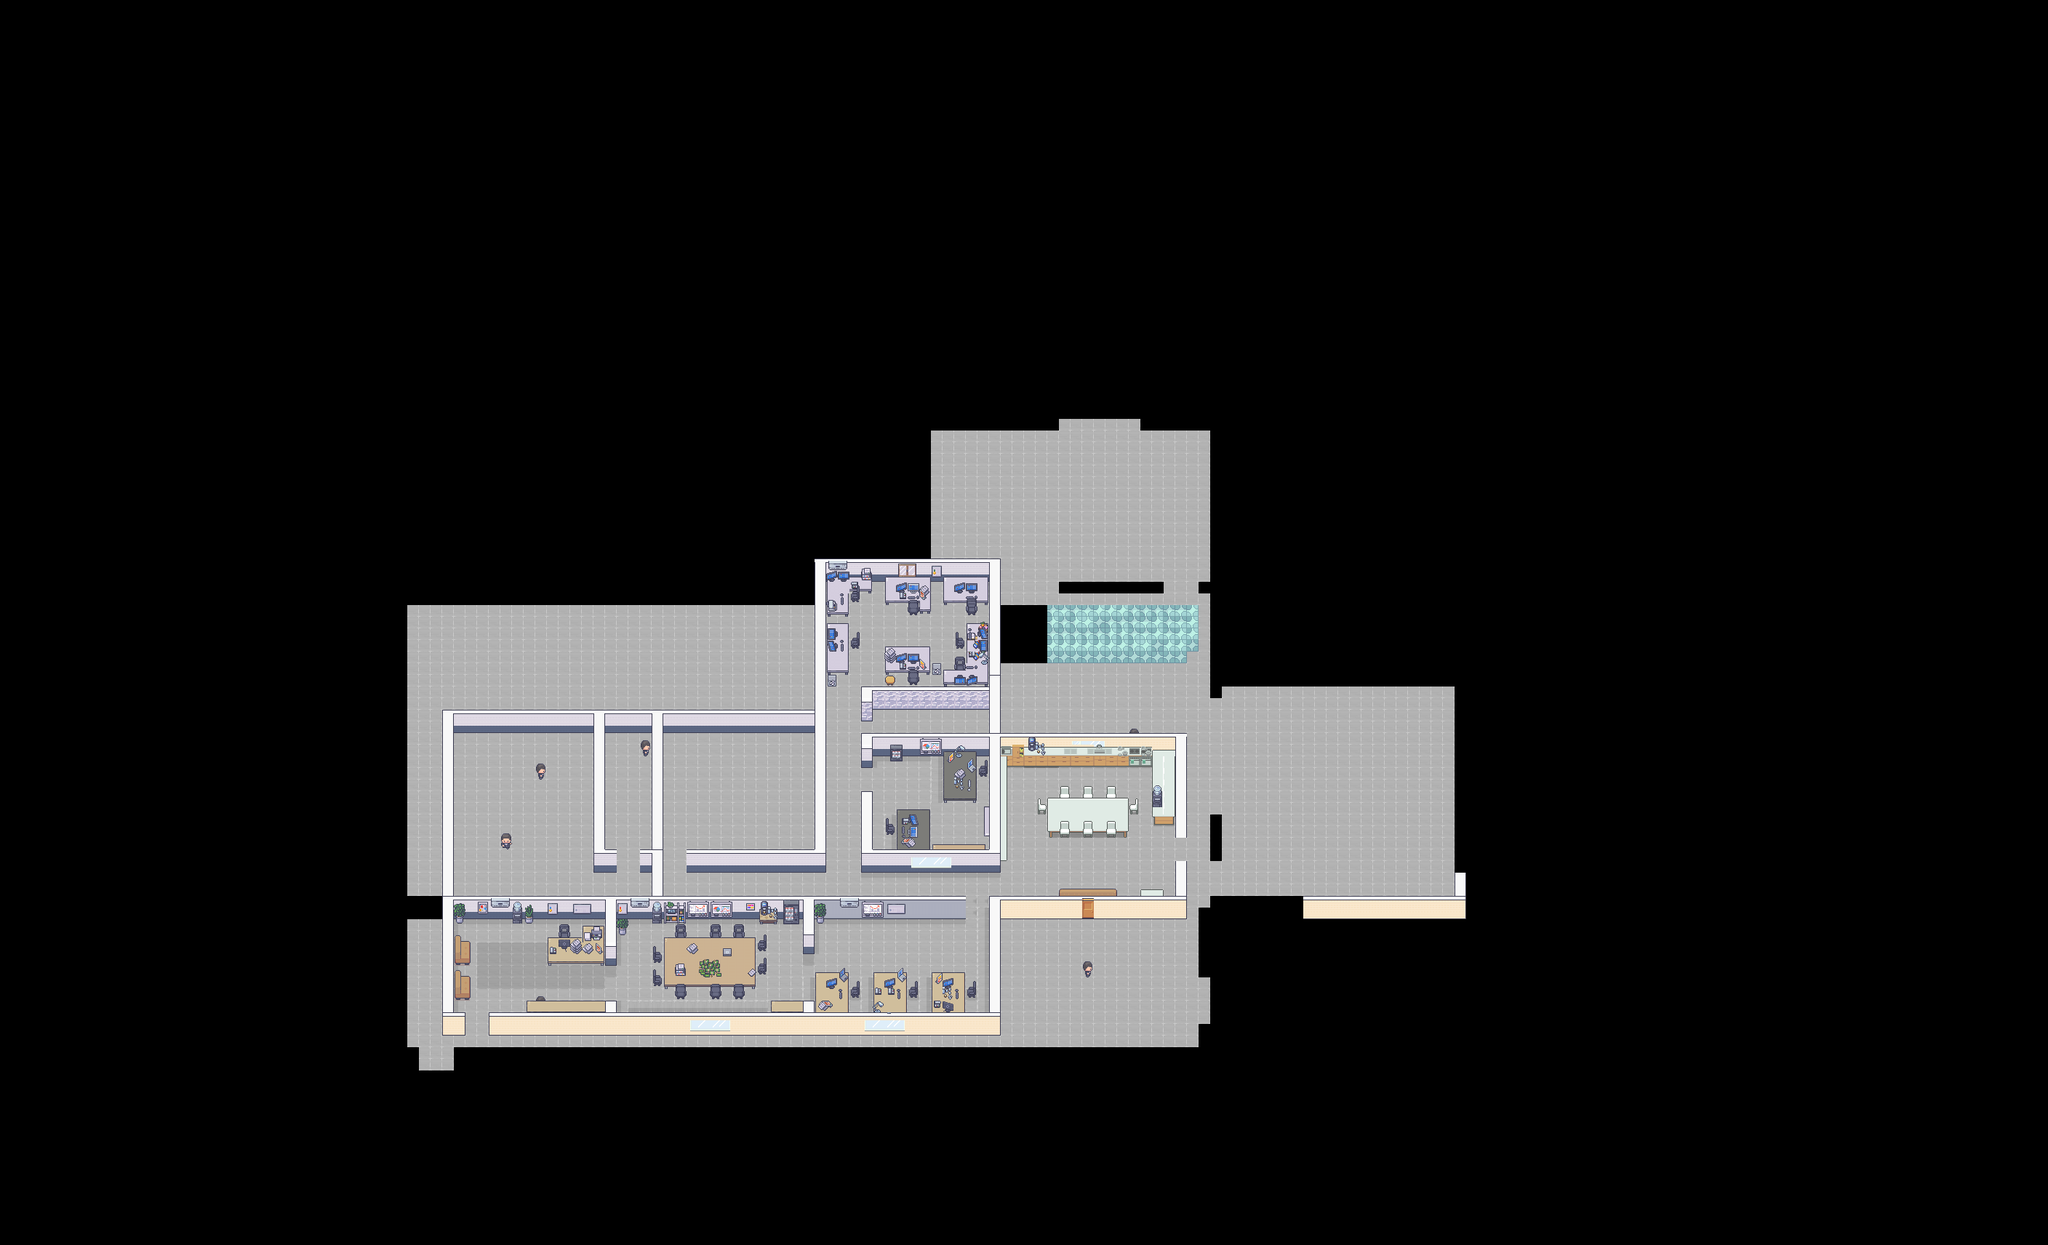

Rendered tile map (Tiled .tmx) drawn with the repository's tilesets; below, a short description and the map source with its tile grids summarised:
An orthogonal 176x107 tile map with 16x16 px tiles, 12 tile layers (chao, tapete, testtamanho, cadeiras atras, ...), 6 tilesets and 31 objects.

<map version="1.10" tiledversion="1.10.1" orientation="orthogonal" renderorder="right-down" width="176" height="107" tilewidth="16" tileheight="16" infinite="0" nextlayerid="14" nextobjectid="38">
 <tileset firstgid="1" name="Builder_Office_hs" tilewidth="16" tileheight="16" tilecount="224" columns="16">
  <image source="../images/world/Builder_Office_hs.png" width="256" height="224" />
 </tileset>
 <tileset firstgid="225" name="modern_Office_Shadowless_16x16" tilewidth="16" tileheight="16" tilecount="848" columns="16">
  <image source="../images/world/modern_Office_Shadowless_16x16.png" width="256" height="848" />
 </tileset>
 <tileset firstgid="1073" name="bob_run" tilewidth="16" tileheight="16" tilecount="48" columns="24">
  <image source="../images/bob_run.png" width="384" height="32" />
 </tileset>
 <tileset firstgid="1121" name="Interiors_free_16x16" tilewidth="16" tileheight="16" tilecount="1424" columns="16">
  <image source="../images/world/Interiors_free_16x16.png" width="256" height="1424" />
 </tileset>
 <tileset firstgid="2545" name="Room_Builder_free_16x16" tilewidth="16" tileheight="16" tilecount="391" columns="17">
  <image source="../images/world/Room_Builder_free_16x16.png" width="272" height="368" />
 </tileset>
 <tileset firstgid="2936" name="cozinha" tilewidth="16" tileheight="16" tilecount="333" columns="9">
  <image source="../images/world/cozinha.png" width="144" height="592" />
 </tileset>
 <layer id="3" name="chao" width="176" height="107">
  <data>[18832 cells, 3218 non-empty, 12 distinct tile ids]</data>
 </layer>
 <layer id="12" name="tapete" width="176" height="107">
  <data>[18832 cells, 0 non-empty, 0 distinct tile ids]</data>
 </layer>
 <layer id="2" name="testtamanho" width="176" height="107">
  <data>[18832 cells, 48 non-empty, 24 distinct tile ids]</data>
 </layer>
 <layer id="5" name="cadeiras atras" width="176" height="107">
  <data>[18832 cells, 43 non-empty, 16 distinct tile ids]</data>
 </layer>
 <layer id="7" name="mouse e teclado" width="176" height="107">
  <data>[18832 cells, 1 non-empty, 1 distinct tile ids]</data>
 </layer>
 <layer id="1" name="arquitetonico" width="176" height="107">
  <data>[18832 cells, 604 non-empty, 26 distinct tile ids]</data>
 </layer>
 <layer id="8" name="decoracao" width="176" height="107">
  <data>[18832 cells, 117 non-empty, 77 distinct tile ids]</data>
 </layer>
 <layer id="11" name="janelas" width="176" height="107">
  <data>[18832 cells, 62 non-empty, 31 distinct tile ids]</data>
 </layer>
 <layer id="4" name="mesas" width="176" height="107">
  <data>[18832 cells, 240 non-empty, 58 distinct tile ids]</data>
 </layer>
 <layer id="9" name="cadeiras frente" width="176" height="107">
  <data>[18832 cells, 42 non-empty, 16 distinct tile ids]</data>
 </layer>
 <layer id="6" name="computadores" width="176" height="107">
  <data>[18832 cells, 104 non-empty, 64 distinct tile ids]</data>
 </layer>
 <layer id="10" name="computadores2" width="176" height="107">
  <data>[18832 cells, 9 non-empty, 9 distinct tile ids]</data>
 </layer>
 <objectgroup id="13" name="obstaculos">
  <object id="2" x="1360.67" y="1232.67" width="270.667" height="12.6667" />
  <object id="5" x="1360.67" y="1246.67" width="14.6667" height="145.333" />
  <object id="6" x="672.667" y="1393.33" width="701.333" height="12" />
  <object id="7" x="607.333" y="1393.33" width="32" height="10.6667" />
  <object id="8" x="608.667" y="1232" width="14" height="158.667" />
  <object id="9" x="832" y="1232.67" width="14.6667" height="94.6667" />
  <object id="10" x="624" y="1232" width="207.333" height="13.3333" />
  <object id="11" x="704.667" y="1246" width="12" height="22.6667" />
  <object id="12" x="722" y="1246" width="10" height="22" />
  <object id="13" x="622.667" y="1246" width="16" height="23.3333" />
  <object id="14" x="723.333" y="1376" width="124.667" height="14" />
  <object id="15" x="752" y="1288.67" width="49.3333" height="19.3333" />
  <object id="16" x="801.333" y="1274" width="28.6667" height="35.3333" />
  <object id="17" x="912.667" y="1288.67" width="125.333" height="50" />
  <object id="18" x="848" y="1232.67" width="255.333" height="12" />
  <object id="20" x="1060" y="1376" width="59.3333" height="16" />
  <object id="21" x="1120.67" y="1337.33" width="45.3333" height="54" />
  <object id="22" x="1200.67" y="1336" width="44.6667" height="55.3333" />
  <object id="23" x="1280.67" y="1336.67" width="44.6667" height="54" />
  <object id="24" x="1120" y="1232" width="207.333" height="13.3333" />
  <object id="25" x="1184" y="1168" width="190.667" height="12.6667" />
  <object id="27" x="944" y="1168" width="190.667" height="12" />
  <object id="28" x="1440.67" y="1098" width="110.667" height="34.6667" />
  <object id="30" x="1374.67" y="1008.67" width="256" height="12" />
  <object id="31" x="1616.67" y="1021.33" width="14.6667" height="130.667" />
  <object id="32" x="1616.67" y="1184" width="14" height="48" />
  <object id="33" x="1568.67" y="1222" width="30" height="10" />
  <object id="34" x="635.333" y="1445.33" width="145.333" height="24.6667" />
  <object id="35" x="533.333" y="1340" />
  <object id="36" x="575.333" y="1364.67" />
  <object id="37" x="1104" y="1232" width="15.3333" height="61" />
 </objectgroup>
</map>
